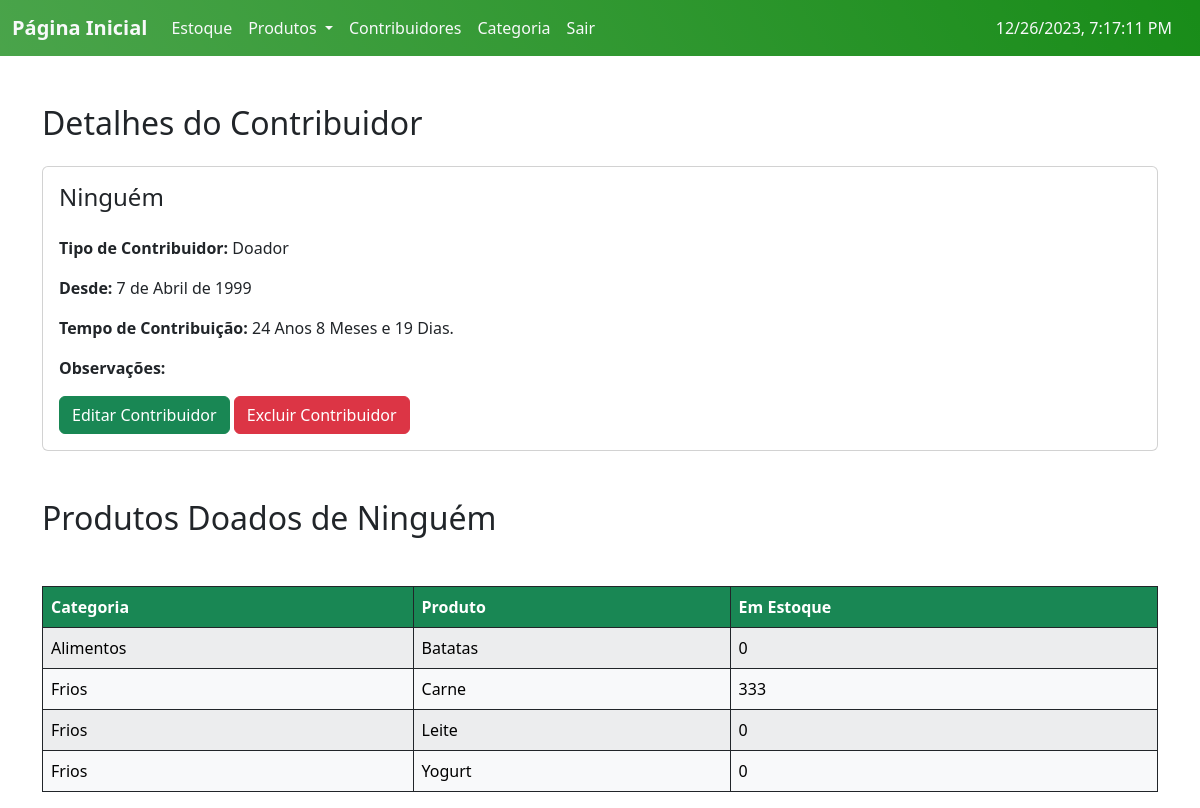
The app's page /Contribuidor/1/ (signed in), older data.
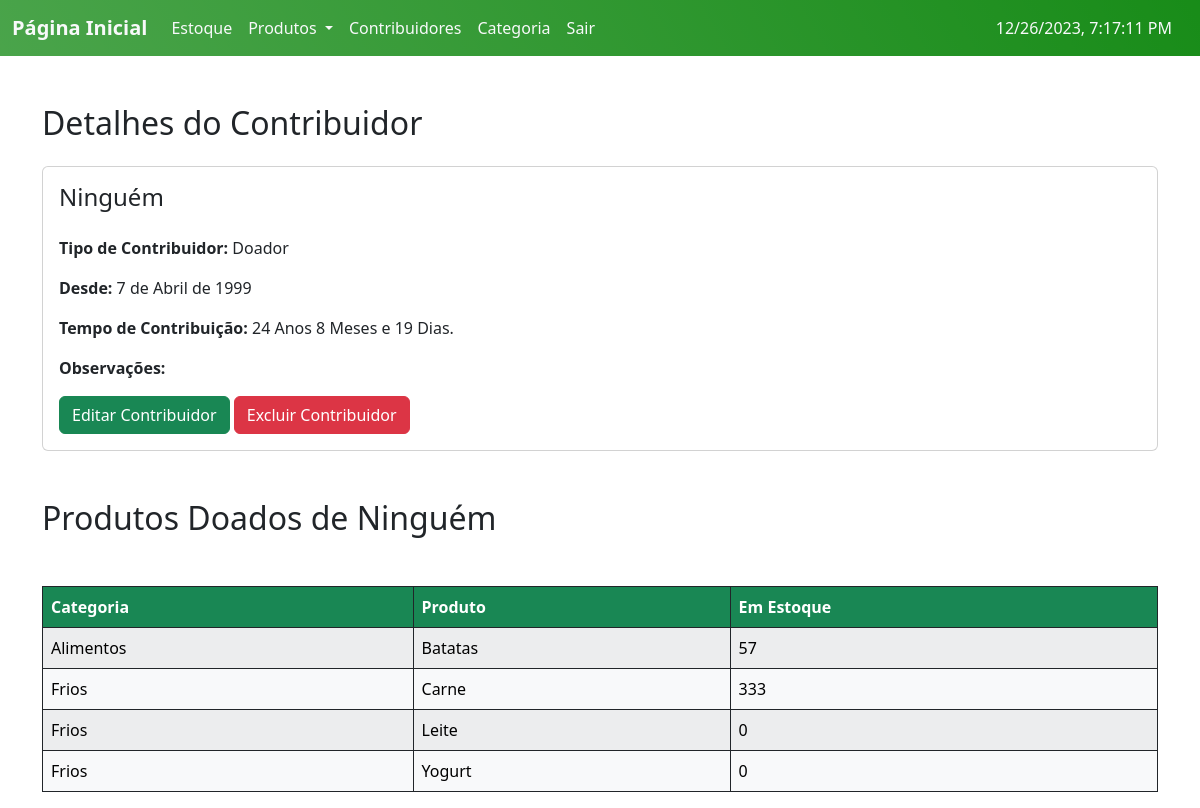
The same page, newer data.
### ABSJ/models.py (models this page shows, shortened)
class Produto(models.Model):
    user = models.ForeignKey(User, on_delete=models.CASCADE)
    categoria = models.ForeignKey(Categoria, on_delete=models.CASCADE, null=True)
    contribuidor = models.ForeignKey(Contribuidor, on_delete=models.CASCADE, null=True)
    produto = models.CharField(max_length=200)
    codigo = models.PositiveIntegerField(unique=True)
    estoque = models.PositiveIntegerField(default=0)
    validade = models.DateField()
    tempo_ultima_atualizacao = models.DateField(default=date.today)
    quantidade_dias = models.IntegerField(default=0)
    class Meta:
        ordering = ['produto']

class Categoria(models.Model):
    categoria = models.CharField(max_length=100, unique=True)
    class Meta:
        ordering = ['categoria']
    def __str__(self):
        return self.categoria

### ABSJ/views.py (the view)
# urls.py: path('Contribuidor/<int:id>/', v.contribuidor_Read, name='Contribuidor_read'),
@login_required
def contribuidor_Read(request, id):
    read_Contribuidor = m.Contribuidor.objects.get(id=id)
    if read_Contribuidor.tempo_ultima_atualizacao != date.today():
        read_Contribuidor.salvar_alteracoes()
        read_Contribuidor.tempo_ultima_atualizacao = date.today()
        read_Contribuidor.save()
    dias_contribuicao = read_Contribuidor.calcular_tempo_contribuicao()
    return render(request, 'read_Contribuidor.html', {'readCon':read_Contribuidor, 'dias_contribuicao': dias_contribuicao})

### ABSJ/models.py (called while the page is built)
    def calcular_tempo_contribuicao(self):
        hoje = date.today()
        diferenca = relativedelta(hoje, self.tempo)
        anos = diferenca.years
        meses = diferenca.months
        dias = diferenca.days
        return anos, meses, dias

    def salvar_alteracoes(self):
        hoje = date.today()
        diferenca = relativedelta(hoje, self.tempo)
        self.quantidade_dias = diferenca.days
        self.save()

### templates/read_Contribuidor.html (shortened to what this page needs)
{% extends 'home.html' %}
{% load static %}
{% block content %}
<div class="container mt-5">
  <h2 class="mb-4">Detalhes do Contribuidor</h2>
  <div class="card">
    <div class="card-body">
      <h4 class="card-title mb-4">{{ readCon.contribuidor }}</h4>
      <p class="card-text"><strong>Tipo de Contribuidor:</strong> {{ readCon.tipocontribuidor }}</p>
      <p class="card-text"><strong>Desde:</strong> {{ readCon.tempo }}</p>
      <p class="card-text"><strong>Tempo de Contribuição:</strong>
        {% if dias_contribuicao.0 %}
          {% if dias_contribuicao.0 == 1 %}
            {{ dias_contribuicao.0 }} Ano
          {% else %}
            {{ dias_contribuicao.0 }} Anos
          {% endif %}
        {% endif %}
        {% if dias_contribuicao.1 %}
          {% if dias_contribuicao.1 == 1 %}
            {{ dias_contribuicao.1 }} Mês
          {% else %}
            {{ dias_contribuicao.1 }} Meses
          {% endif %}
        {% endif %}
        {% if dias_contribuicao.2 %}
          {% if dias_contribuicao.0 or dias_contribuicao.1 %}
            {% if dias_contribuicao.2 == 1 %}
              e {{ dias_contribuicao.2 }} Dia.
            {% elif dias_contribuicao.2 > 1  %}
              e {{ dias_contribuicao.2 }} Dias.
            {% endif %}
          {% else %}
            {% if dias_contribuicao.2 == 1 %}
              {{ dias_contribuicao.2 }} Dia.
            {% else %}
              {{ dias_contribuicao.2 }} Dias.
            {% endif %}
          {% endif %}
        {% else %}
          0 Dias.
        {% endif %}
      </p>
      <p class="card-text"><strong>Observações:</strong> {{ readCon.observacoes }}</p>
      {% if user.username == 'admin' %}
      <a href="{% url 'Contribuidor_update' id=readCon.id %}" class="btn btn-success">Editar Contribuidor</a>
      <a href="{% url 'Contribuidor_delete' id=readCon.id %}" class="btn btn-danger">Excluir Contribuidor</a>
      {% endif %}
    </div>
  </div>
</div>
<div class="container mt-5">
    <h2 class="mb-5">Produtos
        {% if readCon.tipocontribuidor == 'Doador' %}
        Doados
        {% elif readCon.tipocontribuidor == 'Fornecedor' %}
        Fornecidos
        {% endif %}
        de {{ readCon.contribuidor }}</h2>
    <div class="table-responsive">
        <table class="table table-striped table-bordered table-hover border-dark">
            <thead id="customTableHead" class="thead-dark">
            <tr>
                <th scope="col">Categoria</th>
                <th scope="col">Produto</th>
                <th scope="col">Em Estoque</th>
            </tr>
        </thead>
        <tbody>
            {% if not readCon.produto_set.all %}
            <tr>
                <td colspan="5" class="text-center p-5">Sem registros no momento :C</td>
            </tr>
            {% else %}
            {% for p in readCon.produto_set.all %}
            <tr class="table-light border-dark custom-links">
                <td><a href="{% url 'Categoria_read' id=p.categoria.id %}" class="specific-link">{{ p.categoria }}</a></td>
                <td><a href="{% url 'Produto_read' id=p.id %}" class="specific-link">{{ p.produto }}</a></td>
                <td>{{ p.estoque }}</td>
            </tr>
            {% endfor %}
            {% endif %}
        </tbody>
        </table>
    </div>
</div>
{% endblock %}

Row changes from the older to the newer data that the page shows:
changed Produto "Batatas": estoque "0" → "57"
